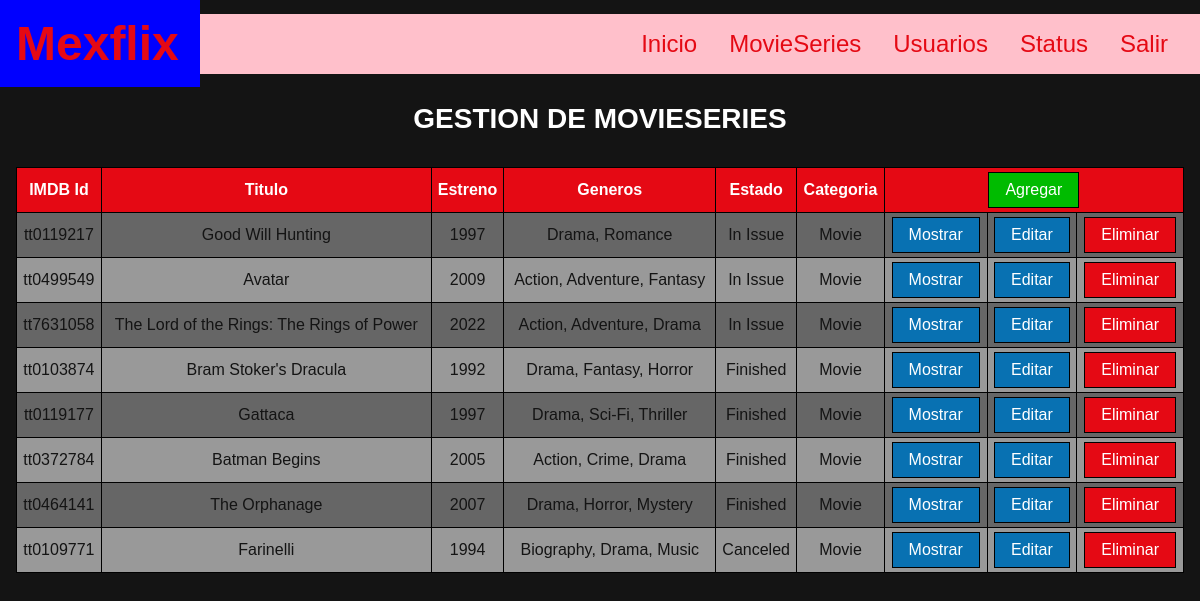
The page /Mexflix/movieseries (signed in) on the database its author committed.
### tables this page shows
CREATE TABLE movieseries(
    imdb_id CHAR(9) PRIMARY KEY,
    title VARCHAR(80) NOT NULL,
    plot TEXT,
    author VARCHAR(100) DEFAULT 'Pending',
    actors VARCHAR(100) DEFAULT 'Pending',
    country VARCHAR(30) DEFAULT 'Unknown',
    premiere YEAR(4) NOT NULL,
    poster VARCHAR(150) DEFAULT 'no-poster.jpg',
    trailer VARCHAR(150) DEFAULT 'no-trailer.jpg',
    rating DECIMAL(2,1),
    genres VARCHAR(50) NOT NULL,
    estado_id INTEGER UNSIGNED NOT NULL,
    category ENUM('Movie', 'Serie') NOT NULL,
    FULLTEXT KEY search(title, author, actors, genres),
    FOREIGN KEY (estado_id) REFERENCES estado(estado_id)
        ON DELETE RESTRICT ON UPDATE CASCADE
);

CREATE TABLE estado(
    estado_id INTEGER UNSIGNED PRIMARY KEY AUTO_INCREMENT,
    estado_ VARCHAR(20) NOT NULL
);

### Mexflix/controllers/ViewController.php (called while the page is built)
<?php
class ViewController{
    private static $view_path = './views/';
    public function load_view($view){
        require_once( self::$view_path . 'header.php');
        require_once( self::$view_path . $view . '.php');
        require_once( self::$view_path . 'footer.php');
    }
}

### Mexflix/index.php (called while the page is built, shortened)
<?php
require_once('./controllers/Autoload.php');
$route = isset($_GET['r']) ? $_GET['r'] : 'home';
$mexflix = new Router($route);

### Mexflix/controllers/Autoload.php (called while the page is built, shortened)
<?php
class Autoload
{
    public function __construct(){
        spl_autoload_register(function($class_name){
            $models_path = './models/' . $class_name . '.php';
            $controllers_path = './controllers/' . $class_name . '.php';
        });
    }
}

### Mexflix/controllers/MovieSeriesController.php (called while the page is built, shortened)
<?php
class MovieSeriesController{
    private $model;
    public function __construct(){
        $this->model = new MovieSeriesModel();
    }
    public function get( $ms = ''){
        return $this->model->get($ms);
    }
}

### Mexflix/models/Model.php (called while the page is built, shortened)
<?php
abstract class Model{
    private static $db_host = 'localhost';
    private static $db_user = 'root';
    private static $db_pass = '';
    private static $db_name = 'mexflix';
    private static $db_charset = 'utf8';
    private $conn;
    protected $query;
    protected $rows = array();
    private function db_open(){
            $this->conn = new mysqli(
                self::$db_host,
                self::$db_user,
                self::$db_pass,
                self::$db_name
            );
            $this->conn->set_charset(self::$db_charset);
    }
    protected function get_query(){
        $result = $this->conn->query($this->query);
        while($this->rows[] = $result->fetch_assoc());
        return array_pop($this->rows);
    }
}

### Mexflix/models/MovieSeriesModel.php (called while the page is built, shortened)
<?php
class MovieSeriesModel extends Model{
    public function get($ms = ''){
        $this->query = ($ms != '')?"SELECT ms.imdb_id, ms.title, ms.plot, ms.author, ms.actors, ms.country, ms.premiere,
        ms.poster, ms.trailer, ms.rating, ms.genres, ms.category, s.estado_ FROM movieseries AS
        ms INNER JOIN estado AS s ON ms.estado_id = s.estado_id WHERE ms.imdb_id = '$ms'"
        :"SELECT ms.imdb_id, ms.title, ms.plot, ms.author, ms.actors, ms.country, ms.premiere,
        ms.poster, ms.trailer, ms.rating, ms.genres, ms.category, s.estado_ FROM movieseries AS ms
        INNER JOIN estado AS s
        ON ms.estado_id = s.estado_id";
        $this->get_query();
        $data = array();
        foreach($this->rows as $key => $value){
            array_push($data, $value);
        }
        return $data;
    }
}

### Mexflix/views/movieseries.php (the view)
<?php
print('<h2 class="p1">GESTION DE MOVIESERIES</h2>');
$ms_controller = new MovieSeriesController();
$ms = $ms_controller->get();
if( empty($ms) ) {
    print('
        <div class="container">
            <p class="item error">No hay MovieSeries</p>
        </div>
    ');
}else{
    $template_ms = '
    <div class="item">
        <table>
            <tr>
                <th>IMDB Id</th>
                <th>Titulo</th>
                <th>Estreno</th>
                <th>Generos</th>
                <th>Estado</th>
                <th>Categoria</th>
                <th colspan="3">
                    <form method="POST">
                        <input type="hidden" name="r" value="movieserie-add">
                        <input class="button add" type="submit" value="Agregar">
                    </form>
                </th
            </tr>
            ';
        for($n=0; $n < count($ms); $n++){
            $template_ms .= '
            <tr>
                <td>' . $ms[$n]['imdb_id'] . '</td>
                <td>' . $ms[$n]['title'] . '</td>
                <td>' . $ms[$n]['premiere'] . '</td>
                <td>' . $ms[$n]['genres'] . '</td>
                <td>' . $ms[$n]['estado_'] . '</td>
                <td>' . $ms[$n]['category'] . '</td>
                <td>
                    <form method="POST">
                        <input type="hidden" name="r" value="movieserie-show">
                        <input type="hidden" name="imdb_id" value="'. $ms[$n]['imdb_id'] . '">
                        <input class="button edit" type="submit" value="Mostrar">
                    </form>
                </td>
                <td>
                    <form method="POST">
                        <input type="hidden" name="r" value="movieserie-edit">
                        <input type="hidden" name="imdb_id" value="'. $ms[$n]['imdb_id'] . '">
                        <input class="button edit" type="submit" value="Editar">
                    </form>
                </td>
                <td>
                    <form method="POST">
                        <input type="hidden" name="r" value="movieserie-delete">
                        <input type="hidden" name="imdb_id" value="'. $ms[$n]['imdb_id'] . '">
                        <input class="button delete" type="submit" value="Eliminar">
                    </form>
                </td>
            </tr>
            ';
        }
        $template_ms .= '
        </table>
    </div>
    ';
    print($template_ms);
}

### Mexflix/controllers/Router.php (shortened to what this page needs)
<?php
class Router{
    public function __construct($route){
        if($_SESSION['ok']){
            $this->route = isset($_GET['r']) ? $_GET['r'] : 'home';
            $controller = new ViewController();
            switch($this->route){
                case 'movieseries':
                    if( !isset( $_POST['r'] ) )  {
                        $controller->load_view('movieseries');
                    } else if( $_POST['r'] == 'movieserie-add' ){
                        $controller->load_view('movieserie-add');
                    } else if( $_POST['r'] == 'movieserie-edit' ){
                        $controller->load_view('movieserie-edit');
                    } else if( $_POST['r'] == 'movieserie-delete' ){
                        $controller->load_view('movieserie-delete');
                    } else if( $_POST['r'] == 'movieserie-show'){
                        $controller->load_view('movieserie-show');
                    }
                    break;
            }
        }
    }
}

### Mexflix/views/header.php
<?php
print('
<!DOCTYPE html>
<html lang="en">
<head>
    <meta charset="UTF-8">
    <meta http-equiv="X-UA-Compatible" content="IE=edge">
    <meta name="viewport" content="width=device-width, initial-scale=1.0">
    <title>Mexflix</title>
    <meta name="description" content="Bienvenid@s a Mexflix tus peliculas y series favoritas">
    <link rel="stylesheet" href="./public/css/responsimple.min.css">
    <link rel="stylesheet" href="./public/css/mexflix.css">
</head>
<body>
    <header class="container center header">
        <div style="background:blue" class="item  i-b  v-middle  ph12  lg2 lg-left">
            <h1 class="logo">Mexflix</h1>
        </div>
        ');
        if($_SESSION['ok'])
        {
            printf('
            <nav style="background:pink" class="item  i-b  v-middle  ph12  lg10  lg-right menu">
                <ul class="container">
                    <li class="nobullet  item inline"><a href="./">Inicio</a></li>
                    <li class="nobullet  item inline"><a href="movieseries">MovieSeries</a></li>
                    <li class="nobullet  item inline"><a href="usuarios">Usuarios</a></li>
                    <li class="nobullet  item inline"><a href="status">Status</a></li>
                    <li class="nobullet  item inline"><a href="salir">Salir</a></li>
                </ul>
            </nav>
            ');
        }
    print('
    </header>
    <main class="container center main">
    ');

### Mexflix/views/footer.php
<?php
print('
    </main>
    <script src="./public/js/mexflix.js"></script>
</body>
</html>
');

### Mexflix/public/css/mexflix.css (style rules this page uses)
html { background-color: #141414; color: #FFF; }
input, textarea, select { color: #141414; }
table { width: 100%; color: #141414; }
table td, table th { padding: .25rem; }
table tr:first-child { background-color: #E50914; color: #FFF; }
table tr:nth-child(even) { background-color: #666; }
table tr:nth-child(odd):not(:first-child) { background-color: #999; }
.logo { font-size: 3rem; color: #E50914; }
.menu a { font-size: 1.5rem; text-decoration: none; color: #E50914; }
.button { padding: .5rem 1rem; background-color: #E50914; color: #FFF; cursor: pointer; }
.add { background-color: #0B0; }
.edit { background-color: #0871B2; }
.delete { background-color: #E50914; }

### rows shown on the page
movieseries: imdb_id "tt0119217", title "Good Will Hunting", premiere "1997", genres "Drama, Romance", estado.estado_ "In Issue", category "Movie"
movieseries: imdb_id "tt0499549", title "Avatar", premiere "2009", genres "Action, Adventure, Fantasy", estado.estado_ "In Issue", category "Movie"
movieseries: imdb_id "tt7631058", title "The Lord of the Rings: The Rings of Power", premiere "2022", genres "Action, Adventure, Drama", estado.estado_ "In Issue", category "Movie"
movieseries: imdb_id "tt0103874", title "Bram Stoker's Dracula", premiere "1992", genres "Drama, Fantasy, Horror", estado.estado_ "Finished", category "Movie"
movieseries: imdb_id "tt0119177", title "Gattaca", premiere "1997", genres "Drama, Sci-Fi, Thriller", estado.estado_ "Finished", category "Movie"
movieseries: imdb_id "tt0372784", title "Batman Begins", premiere "2005", genres "Action, Crime, Drama", estado.estado_ "Finished", category "Movie"
movieseries: imdb_id "tt0464141", title "The Orphanage", premiere "2007", genres "Drama, Horror, Mystery", estado.estado_ "Finished", category "Movie"
movieseries: imdb_id "tt0109771", title "Farinelli", premiere "1994", genres "Biography, Drama, Music", estado.estado_ "Canceled", category "Movie"
